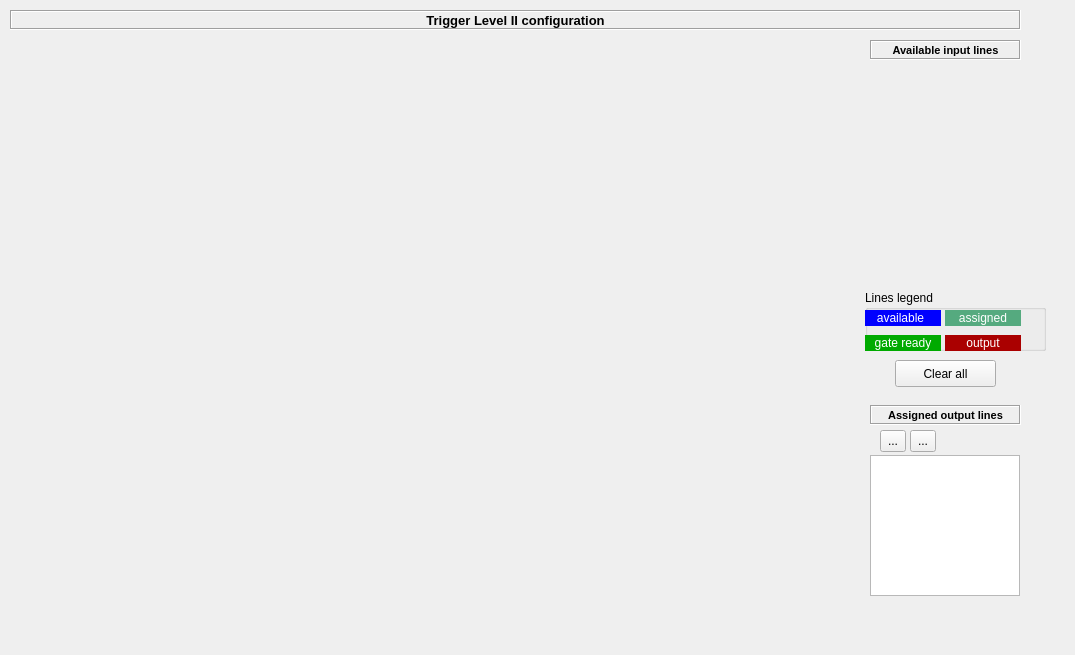
<?xml version="1.0" encoding="UTF-8"?>
<ui version="4.0">
 <class>tl2Form</class>
 <widget class="QWidget" name="tl2Form">
  <property name="geometry">
   <rect>
    <x>0</x>
    <y>0</y>
    <width>1075</width>
    <height>655</height>
   </rect>
  </property>
  <property name="windowTitle">
   <string>Form</string>
  </property>
  <widget class="QLabel" name="title">
   <property name="geometry">
    <rect>
     <x>10</x>
     <y>10</y>
     <width>1011</width>
     <height>20</height>
    </rect>
   </property>
   <property name="font">
    <font>
     <pointsize>10</pointsize>
     <weight>75</weight>
     <bold>true</bold>
     <underline>false</underline>
     <strikeout>false</strikeout>
    </font>
   </property>
   <property name="frameShape">
    <enum>QFrame::Box</enum>
   </property>
   <property name="frameShadow">
    <enum>QFrame::Sunken</enum>
   </property>
   <property name="text">
    <string>Trigger Level II configuration</string>
   </property>
   <property name="textFormat">
    <enum>Qt::AutoText</enum>
   </property>
   <property name="scaledContents">
    <bool>false</bool>
   </property>
   <property name="alignment">
    <set>Qt::AlignCenter</set>
   </property>
   <property name="textInteractionFlags">
    <set>Qt::NoTextInteraction</set>
   </property>
  </widget>
  <widget class="QLabel" name="l1_2">
   <property name="geometry">
    <rect>
     <x>870</x>
     <y>405</y>
     <width>151</width>
     <height>20</height>
    </rect>
   </property>
   <property name="font">
    <font>
     <pointsize>8</pointsize>
     <weight>75</weight>
     <bold>true</bold>
     <underline>false</underline>
     <strikeout>false</strikeout>
    </font>
   </property>
   <property name="frameShape">
    <enum>QFrame::Box</enum>
   </property>
   <property name="frameShadow">
    <enum>QFrame::Sunken</enum>
   </property>
   <property name="text">
    <string>Assigned output lines</string>
   </property>
   <property name="textFormat">
    <enum>Qt::AutoText</enum>
   </property>
   <property name="scaledContents">
    <bool>false</bool>
   </property>
   <property name="alignment">
    <set>Qt::AlignCenter</set>
   </property>
   <property name="textInteractionFlags">
    <set>Qt::NoTextInteraction</set>
   </property>
  </widget>
  <widget class="QLabel" name="l1_3">
   <property name="geometry">
    <rect>
     <x>870</x>
     <y>40</y>
     <width>151</width>
     <height>20</height>
    </rect>
   </property>
   <property name="font">
    <font>
     <pointsize>8</pointsize>
     <weight>75</weight>
     <bold>true</bold>
     <underline>false</underline>
     <strikeout>false</strikeout>
    </font>
   </property>
   <property name="frameShape">
    <enum>QFrame::Box</enum>
   </property>
   <property name="frameShadow">
    <enum>QFrame::Sunken</enum>
   </property>
   <property name="text">
    <string>Available input lines</string>
   </property>
   <property name="textFormat">
    <enum>Qt::AutoText</enum>
   </property>
   <property name="scaledContents">
    <bool>false</bool>
   </property>
   <property name="alignment">
    <set>Qt::AlignCenter</set>
   </property>
   <property name="textInteractionFlags">
    <set>Qt::NoTextInteraction</set>
   </property>
  </widget>
  <widget class="QListWidget" name="lwout">
   <property name="geometry">
    <rect>
     <x>870</x>
     <y>455</y>
     <width>150</width>
     <height>141</height>
    </rect>
   </property>
  </widget>
  <widget class="QToolButton" name="delButton">
   <property name="enabled">
    <bool>true</bool>
   </property>
   <property name="geometry">
    <rect>
     <x>880</x>
     <y>430</y>
     <width>26</width>
     <height>22</height>
    </rect>
   </property>
   <property name="text">
    <string>...</string>
   </property>
   <property name="icon">
    <iconset>
     <normalon>:/icon/icons/remove.png</normalon>
    </iconset>
   </property>
   <property name="iconSize">
    <size>
     <width>16</width>
     <height>16</height>
    </size>
   </property>
  </widget>
  <widget class="QToolButton" name="infoButton">
   <property name="enabled">
    <bool>true</bool>
   </property>
   <property name="geometry">
    <rect>
     <x>910</x>
     <y>430</y>
     <width>26</width>
     <height>22</height>
    </rect>
   </property>
   <property name="text">
    <string>...</string>
   </property>
   <property name="icon">
    <iconset>
     <normalon>:/icon/icons/info.png</normalon>
    </iconset>
   </property>
   <property name="iconSize">
    <size>
     <width>16</width>
     <height>16</height>
    </size>
   </property>
  </widget>
  <widget class="QGroupBox" name="groupBox">
   <property name="geometry">
    <rect>
     <x>865</x>
     <y>290</y>
     <width>181</width>
     <height>61</height>
    </rect>
   </property>
   <property name="title">
    <string>Lines legend</string>
   </property>
   <widget class="QLabel" name="l3">
    <property name="geometry">
     <rect>
      <x>-5</x>
      <y>20</y>
      <width>81</width>
      <height>16</height>
     </rect>
    </property>
    <property name="styleSheet">
     <string notr="true">background-color: rgb(0, 0, 255);
color: rgb(255, 255, 255);</string>
    </property>
    <property name="text">
     <string>available</string>
    </property>
    <property name="alignment">
     <set>Qt::AlignCenter</set>
    </property>
   </widget>
   <widget class="QLabel" name="l6">
    <property name="geometry">
     <rect>
      <x>80</x>
      <y>20</y>
      <width>76</width>
      <height>16</height>
     </rect>
    </property>
    <property name="styleSheet">
     <string notr="true">background-color: rgb(85, 170, 127);
color: rgb(255, 255, 255);</string>
    </property>
    <property name="text">
     <string>assigned</string>
    </property>
    <property name="alignment">
     <set>Qt::AlignCenter</set>
    </property>
   </widget>
   <widget class="QLabel" name="l5">
    <property name="geometry">
     <rect>
      <x>0</x>
      <y>45</y>
      <width>76</width>
      <height>16</height>
     </rect>
    </property>
    <property name="styleSheet">
     <string notr="true">background-color: rgb(0, 170, 0);
color: rgb(255, 255, 255);</string>
    </property>
    <property name="text">
     <string>gate ready</string>
    </property>
    <property name="alignment">
     <set>Qt::AlignCenter</set>
    </property>
   </widget>
   <widget class="QLabel" name="l4">
    <property name="geometry">
     <rect>
      <x>80</x>
      <y>45</y>
      <width>76</width>
      <height>16</height>
     </rect>
    </property>
    <property name="styleSheet">
     <string notr="true">background-color: rgb(170, 0, 0);
color: rgb(255, 255, 255);</string>
    </property>
    <property name="text">
     <string>output</string>
    </property>
    <property name="alignment">
     <set>Qt::AlignCenter</set>
    </property>
   </widget>
  </widget>
  <widget class="QPushButton" name="clearButton">
   <property name="geometry">
    <rect>
     <x>895</x>
     <y>360</y>
     <width>101</width>
     <height>27</height>
    </rect>
   </property>
   <property name="text">
    <string>Clear all</string>
   </property>
   <property name="icon">
    <iconset resource="icons.qrc">
     <normaloff>:/icon/icons/close.png</normaloff>:/icon/icons/close.png</iconset>
   </property>
  </widget>
 </widget>
 <resources>
  <include location="icons.qrc"/>
 </resources>
 <connections/>
</ui>
